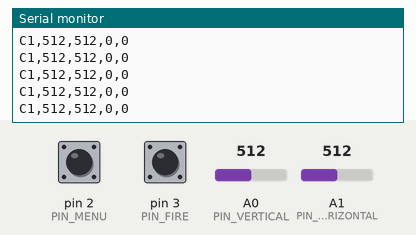
A sketch run on a simulated Arduino Uno, built with avr-gcc and run on an emulated ATmega328P. On the bench: the last lines printed to the serial monitor. The inputs (shaded band) are chosen by the test bench; at power-on: A0 (PIN_VERTICAL) = 512, pin 2 (PIN_MENU) HIGH, pin 3 (PIN_FIRE) HIGH, A1 (PIN_HORIZONTAL) = 512.

Above: at 4.2 s.
4.3 s: A0 (PIN_VERTICAL) set to 108
At 4.8 s:
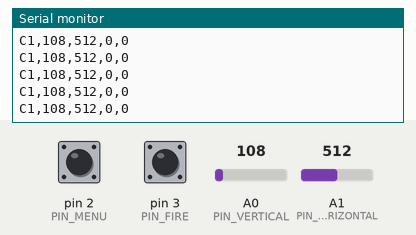
7.3 s: A0 (PIN_VERTICAL) set to 95
At 7.8 s:
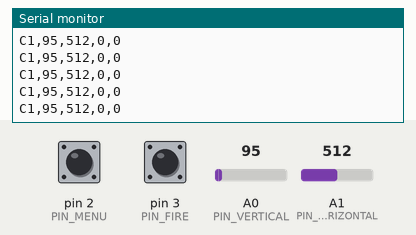
Timing chart, 0 to 10.3 s (numbered marks = the images above; inputs shaded):
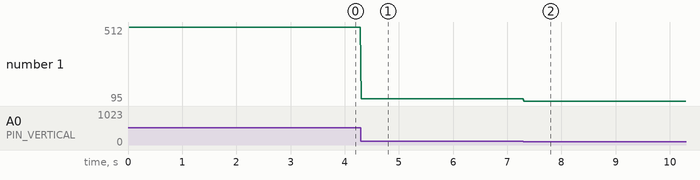

Measured:
- after the input at 4.3 s, the serial monitor: prints a new line at once (image 1)
- after the input at 7.3 s, the serial monitor: prints a new line at once (image 2)
- plotted number 1: 512 → 108 after the input at 4.3 s, 108 → 95 after the input at 7.3 s

The sketch:

Arduino.ino
```cpp
// ENT-Game: dos potenciómetros y dos pulsadores, protocolo C1.
// Cambiar los pines aquí; deben coincidir con el cableado, no con números en Unity.
const uint8_t PIN_VERTICAL = A0;
const uint8_t PIN_HORIZONTAL = A1;
const uint8_t PIN_MENU = 2;
const uint8_t PIN_FIRE = 3;
const unsigned long BAUD_RATE = 9600;
const unsigned long SEND_INTERVAL_MS = 25; // 40 Hz; cabe incluso a 9600 baudios.
const unsigned long DEBOUNCE_MS = 25;

struct Button {
  uint8_t pin;
  bool candidate;
  bool pressed;
  unsigned long changedAt;
};

Button menuButton = {PIN_MENU, false, false, 0};
Button fireButton = {PIN_FIRE, false, false, 0};
unsigned long lastSent = 0;

void updateButton(Button &button, unsigned long now) {
  bool reading = digitalRead(button.pin) == LOW;
  if (reading != button.candidate) {
    button.candidate = reading;
    button.changedAt = now;
  }
  if (now - button.changedAt >= DEBOUNCE_MS)
    button.pressed = button.candidate;
}

void setup() {
  pinMode(PIN_MENU, INPUT_PULLUP);
  pinMode(PIN_FIRE, INPUT_PULLUP);
  // Un botón mantenido al encender no se interpreta como una nueva pulsación.
  menuButton.candidate = menuButton.pressed = digitalRead(PIN_MENU) == LOW;
  fireButton.candidate = fireButton.pressed = digitalRead(PIN_FIRE) == LOW;
  Serial.begin(BAUD_RATE);
}

void loop() {
  unsigned long now = millis();
  updateButton(menuButton, now);
  updateButton(fireButton, now);
  if (now - lastSent < SEND_INTERVAL_MS) return;
  lastSent = now;
  // CSV ASCII con prefijo de versión y fin de línea: C1,vertical,horizontal,menu,fire
  Serial.print("C1,");
  Serial.print(analogRead(PIN_VERTICAL));
  Serial.print(',');
  Serial.print(analogRead(PIN_HORIZONTAL));
  Serial.print(',');
  Serial.print(menuButton.pressed ? 1 : 0);
  Serial.print(',');
  Serial.println(fireButton.pressed ? 1 : 0);
}
```
